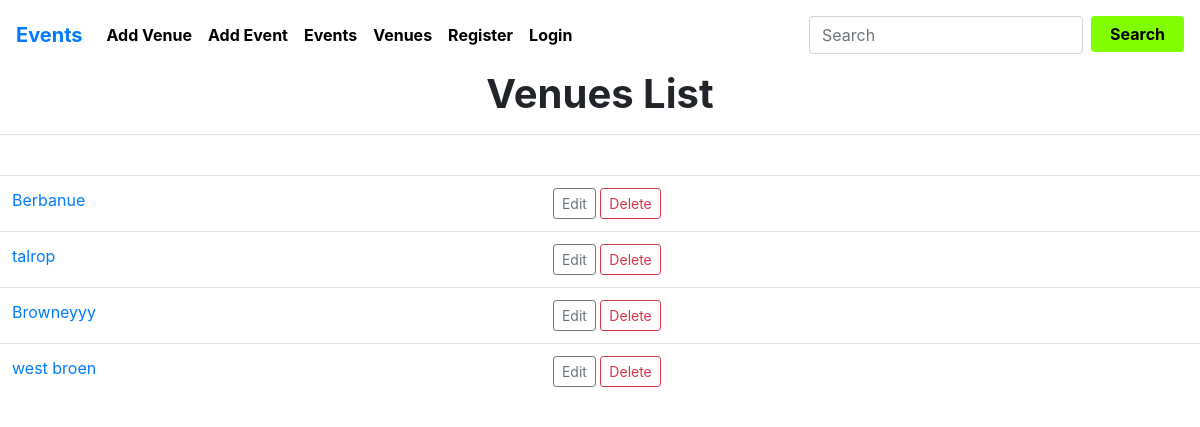
Screenshot of /list_venues with the database file from the repository.
### events/models.py (models this page shows)
class Venue(models.Model):
    name = models.CharField('Venue Name', max_length=120)
    address = models.CharField('Address',max_length=300)
    phone = models.CharField('Contact Number',max_length=25)
    email_address = models.EmailField('Email Address',)
    event_type = models.TextField(blank=True)
    def __str__(self):
        return self.name

### events/views.py (the view)
# urls.py: path('list_venues', views.list_venues, name='list-venues'),
def list_venues(request):
    venue_list = Venue.objects.all()
    return render(request, 'venue.html', {'venue_list':venue_list})

### events/templates/venue.html
{% extends "base.html" %}
{% block content %}
<h1 style="text-align: center; font-weight:bolder;">Venues List</h1>
<hr>
<br/>
<table class="table table-hover ">
    {% for venue in venue_list %}
    <tr>
  <td> <a href="{% url 'show-venue' venue.id %}"> {{ venue }}</a><br/></td>
  <td>
    <a href="{% url 'update-venue' venue.id %}" class="btn btn-outline-secondary btn-sm">Edit</a>
    <a href="{% url 'delete-venue' venue.id %}" class="btn btn-outline-danger btn-sm">Delete</a>
  </td>
</tr>
    {% endfor %}
</table>
{% endblock %}

### events/templates/base.html (style rules this page uses)
body { background: #f4f4f4; }

### rows the page displays
Venue: name "Berbanue"
Venue: name "talrop"
Venue: name "Browneyyy"
Venue: name "west broen"
